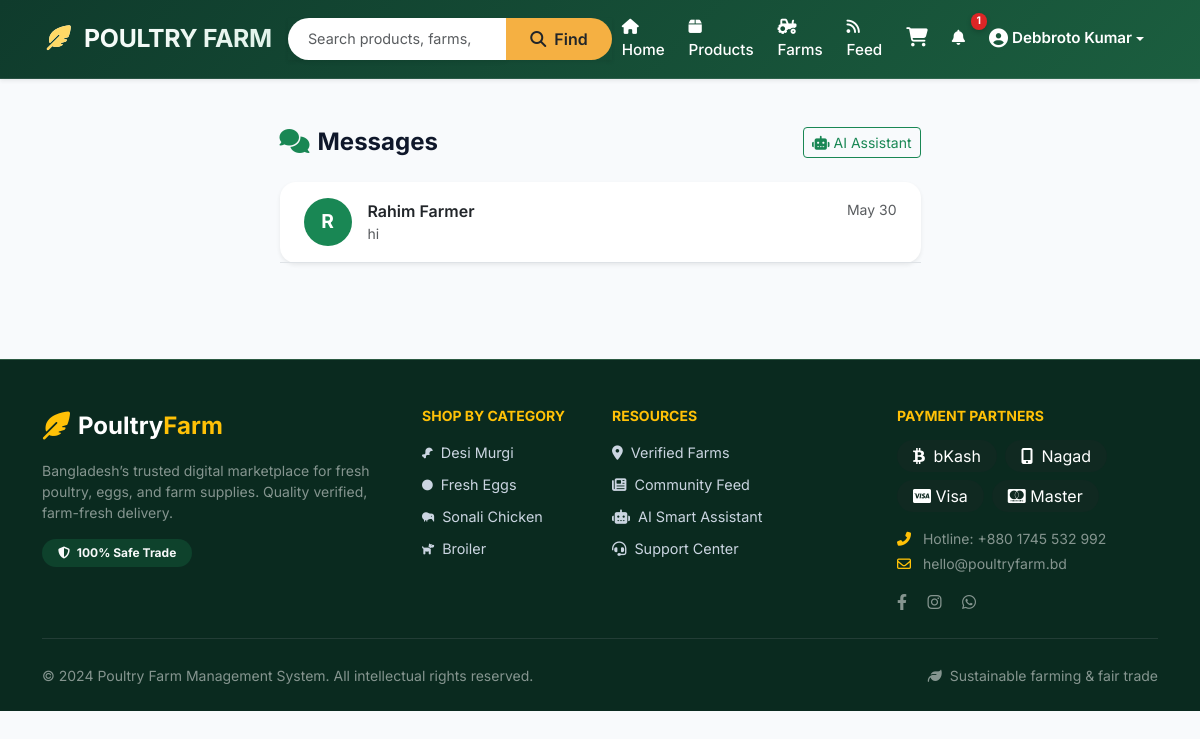
Screenshot of /chat/ (signed in) with the database file from the repository.
### accounts/models.py (models this page shows, shortened)
class User(AbstractBaseUser, PermissionsMixin):
    USER_TYPE_CHOICES = [
        ('buyer', 'Buyer'),
        ('seller', 'Seller'),
        ('admin', 'Admin'),
    ]
    email = models.EmailField(unique=True)
    full_name = models.CharField(max_length=150)
    phone_number = models.CharField(max_length=20)
    user_type = models.CharField(max_length=10, choices=USER_TYPE_CHOICES, default='buyer')
    profile_image = models.ImageField(upload_to='profiles/', null=True, blank=True)
    is_active = models.BooleanField(default=True)
    is_staff = models.BooleanField(default=False)
    date_joined = models.DateTimeField(default=timezone.now)
    USERNAME_FIELD = 'email'
    REQUIRED_FIELDS = ['full_name']
    objects = UserManager()
    @property
    def is_seller(self):
        return self.user_type == 'seller'
    @property
    def is_buyer(self):
        return self.user_type == 'buyer'

### chat/models.py (models this page shows, shortened)
class ChatMessage(models.Model):
    sender = models.ForeignKey(User, on_delete=models.CASCADE, related_name='sent_messages')
    receiver = models.ForeignKey(User, on_delete=models.CASCADE, related_name='received_messages')
    message = models.TextField()
    is_read = models.BooleanField(default=False)
    created_at = models.DateTimeField(auto_now_add=True)
    class Meta:
        ordering = ['created_at']

### chat/views.py (the view)
# urls.py: path('', views.chat_list_view, name='chat_list'),
@login_required
def chat_list_view(request):
    user = request.user
    conversations = []
    contacts = User.objects.filter(
        Q(sent_messages__receiver=user) | Q(received_messages__sender=user)
    ).distinct()
    for contact in contacts:
        last_msg = ChatMessage.objects.filter(
            Q(sender=user, receiver=contact) | Q(sender=contact, receiver=user)
        ).last()
        unread = ChatMessage.objects.filter(sender=contact, receiver=user, is_read=False).count()
        conversations.append({
            'contact': contact,
            'last_message': last_msg,
            'unread': unread,
        })
    return render(request, 'chat/chat_list.html', {'conversations': conversations})

### notifications/context_processors.py (called while the page is built)
def notification_count(request):
    count = 0
    if request.user.is_authenticated:
        count = Notification.objects.filter(user=request.user, is_read=False).count()
    return {'notification_count': count}

### orders/context_processors.py (called while the page is built)
def cart_count(request):
    count = 0
    if request.user.is_authenticated and request.user.is_buyer:
        try:
            cart = Cart.objects.get(buyer=request.user)
            count = cart.get_item_count()
        except Cart.DoesNotExist:
            pass
    return {'cart_count': count}

### orders/models.py (called while the page is built)
    def get_item_count(self):
        return self.items.count()

### templates/chat/chat_list.html (shortened to what this page needs)
{% extends 'base.html' %}
{% block content %}
<div class="container py-4">
    <div class="row justify-content-center">
        <div class="col-lg-7">
            <div class="d-flex justify-content-between align-items-center mb-4">
                <h4 class="fw-bold mb-0"><i class="fas fa-comments me-2 text-success"></i>Messages</h4>
                <a href="{% url 'chat:ai_chat' %}" class="btn btn-outline-success btn-sm"><i class="fas fa-robot me-1"></i>AI Assistant</a>
            </div>
            <div class="card border-0 shadow-sm rounded-4">
                {% if conversations %}
                {% for conv in conversations %}
                <a href="{% url 'chat:chat_detail' conv.contact.pk %}" class="text-decoration-none">
                    <div class="d-flex align-items-center gap-3 px-4 py-3 border-bottom {% if conv.unread %}bg-light{% endif %} chat-conv-item" style="transition:background 0.2s">
                        {% if conv.contact.profile_image %}
                        <img src="{{ conv.contact.profile_image.url }}" class="rounded-circle" width="48" height="48" style="object-fit:cover;flex-shrink:0">
                        {% else %}
                        <div class="rounded-circle bg-success text-white d-flex align-items-center justify-content-center fw-bold" style="width:48px;height:48px;flex-shrink:0;font-size:1.2rem">{{ conv.contact.full_name|first|upper }}</div>
                        {% endif %}
                        <div class="flex-grow-1 overflow-hidden">
                            <div class="d-flex justify-content-between">
                                <span class="fw-semibold text-dark">{{ conv.contact.full_name }}</span>
                                {% if conv.last_message %}<small class="text-muted">{{ conv.last_message.created_at|date:"M d" }}</small>{% endif %}
                            </div>
                            {% if conv.last_message %}
                            <div class="text-muted small text-truncate">{{ conv.last_message.message }}</div>
                            {% endif %}
                        </div>
                    </div>
                </a>
                {% endfor %}
                {% else %}
                <div class="text-center py-5">
                    <i class="fas fa-comments fa-3x text-muted mb-3"></i>
                    <p class="text-muted">No conversations yet.</p>
                    {% if user.is_buyer %}<a href="{% url 'farms:farm_list' %}" class="btn btn-success btn-sm">Browse Farms to Chat</a>{% endif %}
                </div>
                {% endif %}
            </div>
        </div>
    </div>
</div>
{% endblock %}

### templates/base.html (shortened to what this page needs)
<!DOCTYPE html>
<html lang="en">
<head>
    {% load static %}
    <link href="https://cdn.jsdelivr.net/npm/bootstrap@5.3.0/dist/css/bootstrap.min.css" rel="stylesheet">
    <link href="https://cdnjs.cloudflare.com/ajax/libs/font-awesome/6.4.0/css/all.min.css" rel="stylesheet">
</head>
<body>
<nav class="navbar navbar-expand-lg navbar-premium sticky-top shadow-sm">
    <div class="container px-2 px-lg-3">
        <a class="navbar-brand fw-bold" href="{% url 'home' %}">
            <i class="fas fa-feather-alt me-2" style="color: #ffd966;"></i> POULTRY FARM
        </a>
        <div class="collapse navbar-collapse" id="navbarNav">
            <form class="d-flex mx-auto my-2 my-lg-0 w-100 w-lg-50" method="GET" action="{% url 'products:product_list' %}">
                <div class="input-group shadow-sm">
                    <input class="form-control search-bar" type="search" name="q" placeholder="Search products, farms, categories..." value="{{ request.GET.q }}" aria-label="Search">
                    <button class="btn search-btn" type="submit"><i class="fas fa-search me-1"></i> Find</button>
                </div>
            </form>
            <ul class="navbar-nav ms-auto mt-3 mt-lg-0 align-items-center gap-1">
                <li class="nav-item"><a class="nav-link text-white" href="{% url 'home' %}"><i class="fas fa-home me-1"></i> Home</a></li>
                <li class="nav-item"><a class="nav-link text-white" href="{% url 'products:product_list' %}"><i class="fas fa-box me-1"></i> Products</a></li>
                <li class="nav-item"><a class="nav-link text-white" href="{% url 'farms:farm_list' %}"><i class="fas fa-tractor me-1"></i> Farms</a></li>
                <li class="nav-item"><a class="nav-link text-white" href="{% url 'social:feed' %}"><i class="fas fa-rss me-1"></i> Feed</a></li>
                {% if user.is_authenticated %}
                    {% if user.is_buyer %}
                    <li class="nav-item position-relative">
                        <a class="nav-link text-white" href="{% url 'orders:cart' %}">
                            <i class="fas fa-shopping-cart cart-icon"></i>
                        </a>
                    </li>
                    {% endif %}
                    <li class="nav-item position-relative">
                        <a class="nav-link text-white" href="{% url 'notifications:list' %}">
                            <i class="fas fa-bell"></i>
                            {% if notification_count > 0 %}
                            <span class="badge-counter">{{ notification_count }}</span>
                            {% endif %}
                        </a>
                    </li>
                    <li class="nav-item dropdown">
                        <a class="nav-link dropdown-toggle text-white d-flex align-items-center" href="#" id="navbarDropdown" role="button" data-bs-toggle="dropdown" aria-expanded="false">
                            <span class="fw-semibold">{{ user.full_name|truncatechars:14 }}</span>
                        </a>
                    </li>
                {% else %}
                    <li class="nav-item"><a class="btn btn-outline-light-custom me-2" href="{% url 'accounts:login' %}"><i class="fas fa-key me-1"></i> Login</a></li>
                    <li class="nav-item"><a class="btn btn-warning-custom" href="{% url 'accounts:register' %}"><i class="fas fa-user-plus me-1"></i> Register</a></li>
                {% endif %}
            </ul>
        </div>
    </div>
</nav>
<main class="py-4">
    {% block content %}{% endblock %}
</main>
<footer class="footer-premium text-white pt-5 pb-4 mt-5">
    <div class="container">
        <div class="row g-4">
            <div class="col-lg-4 col-md-6">
                <div class="d-flex align-items-center mb-3">
                    <i class="fas fa-feather-alt fs-3 me-2 text-warning"></i>
                    <span class="fw-bold fs-4">Poultry<span class="text-warning">Farm</span></span>
                </div>
                <p class="text-white-50 small lh-base">Bangladesh’s trusted digital marketplace for fresh poultry, eggs, and farm supplies. Quality verified, farm-fresh delivery.</p>
                <div class="mt-3">
                    <span class="badge bg-success bg-opacity-25 text-light px-3 py-2 rounded-pill"><i class="fas fa-shield-alt me-1"></i> 100% Safe Trade</span>
                </div>
            </div>
            <div class="col-lg-2 col-md-6">
                <h6 class="fw-bold text-uppercase small text-warning mb-3">Shop by Category</h6>
                <ul class="list-unstyled">
                    <li class="mb-2"><a href="{% url 'products:product_list' %}?category=desi_murgi" class="footer-link">Desi Murgi</a></li>
                    <li class="mb-2"><a href="{% url 'products:product_list' %}?category=egg" class="footer-link">Fresh Eggs</a></li>
                    <li class="mb-2"><a href="{% url 'products:product_list' %}?category=sonali" class="footer-link">Sonali Chicken</a></li>
                    <li class="mb-2"><a href="{% url 'products:product_list' %}?category=broiler" class="footer-link">Broiler</a></li>
                </ul>
            </div>
            <div class="col-lg-3 col-md-6">
                <h6 class="fw-bold text-uppercase small text-warning mb-3">Resources</h6>
                <ul class="list-unstyled">
                    <li class="mb-2"><a href="{% url 'farms:farm_list' %}" class="footer-link"><i class="fas fa-map-marker-alt me-2"></i>Verified Farms</a></li>
                    <li class="mb-2"><a href="{% url 'social:feed' %}" class="footer-link"><i class="fas fa-newspaper me-2"></i>Community Feed</a></li>
                    {% if user.is_authenticated %}
                    <li class="mb-2"><a href="{% url 'chat:ai_chat' %}" class="footer-link"><i class="fas fa-robot me-2"></i>AI Smart Assistant</a></li>
                    {% endif %}
                    <li class="mb-2"><a href="#" class="footer-link"><i class="fas fa-headset me-2"></i>Support Center</a></li>
                </ul>
            </div>
            <div class="col-lg-3 col-md-6">
                <h6 class="fw-bold text-uppercase small text-warning mb-3">Payment Partners</h6>
                <div class="d-flex flex-wrap gap-2 mb-3">
                    <span class="bg-dark bg-opacity-25 px-3 py-1 rounded-pill"><i class="fab fa-btc me-1"></i> bKash</span>
                    <span class="bg-dark bg-opacity-25 px-3 py-1 rounded-pill"><i class="fas fa-mobile-alt me-1"></i> Nagad</span>
                    <span class="bg-dark bg-opacity-25 px-3 py-1 rounded-pill"><i class="fab fa-cc-visa"></i> Visa</span>
                    <span class="bg-dark bg-opacity-25 px-3 py-1 rounded-pill"><i class="fab fa-cc-mastercard"></i> Master</span>
                </div>
                <p class="text-white-50 small mb-1"><i class="fas fa-phone-alt me-2 text-warning"></i> Hotline: +880 1745 532 992</p>
                <p class="text-white-50 small"><i class="far fa-envelope me-2 text-warning"></i> hello@poultryfarm.bd</p>
                <div class="mt-2">
                    <a href="#" class="text-white-50 me-3"><i class="fab fa-facebook-f"></i></a>
                    <a href="#" class="text-white-50 me-3"><i class="fab fa-instagram"></i></a>
                    <a href="#" class="text-white-50"><i class="fab fa-whatsapp"></i></a>
                </div>
            </div>
        </div>
        <hr class="border-secondary my-4">
        <div class="row align-items-center">
            <div class="col-md-6 text-center text-md-start">
                <p class="small text-white-50 mb-0">&copy; 2024 Poultry Farm Management System. All intellectual rights reserved.</p>
            </div>
            <div class="col-md-6 text-center text-md-end mt-2 mt-md-0">
                <span class="small text-white-50"><i class="fas fa-leaf me-1"></i> Sustainable farming & fair trade</span>
            </div>
        </div>
    </div>
</footer>
</body>
</html>

### templates/base.html (style rules this page uses)
* { margin: 0; padding: 0; box-sizing: border-box; }
body { font-family: 'Inter', sans-serif; background: #f8fafc; color: #0f172a; scroll-behavior: smooth; }
.navbar-premium { background: linear-gradient(135deg, #0f3b2c 0%, #1b5e3f 100%); box-shadow: 0 8px 20px rgba(0, 0, 0, 0.08); border-bottom: 1px solid rgba(255,255,255,0.1); }
.navbar-brand { font-weight: 700; letter-spacing: -0.3px; font-size: 1.55rem; background: linear-gradient(120deg, #fff, #e0f2e9); -webkit-background-clip: text; background-clip: text; color: transparent !important; }
.nav-link { font-weight: 500; font-size: 0.95rem; transition: all 0.2s ease; margin: 0 2px; }
.search-bar { border-radius: 60px; border: none; padding: 10px 20px; font-size: 0.9rem; box-shadow: 0 2px 8px rgba(0,0,0,0.02); }
.search-btn { border-radius: 60px; padding: 0 24px; background: #f5b042; border: none; font-weight: 600; }
.badge-counter { position: absolute; top: -6px; right: -12px; background: #dc2626; color: white; font-size: 0.65rem; font-weight: 700; padding: 3px 6px; border-radius: 50px; line-height: 1; box-shadow: 0 2px 5px rgba(0,0,0,0.2); }
.footer-premium { background: #0a2a1f; border-top: 1px solid #2c5a42; }
.footer-link { color: #cbd5e1; text-decoration: none; font-size: 0.9rem; transition: color 0.2s; }
main { animation: fadeInUp 0.4s ease-out; }
.cart-icon { font-size: 1.2rem; }

### rows the page displays
User: full_name "Debbroto Kumar"
User: contact.full_name|first "R", contact.full_name "Rahim Farmer", last_message.created_at "May 30", last_message.message "hi"

### other values shown
{{ notification_count }} "1"
